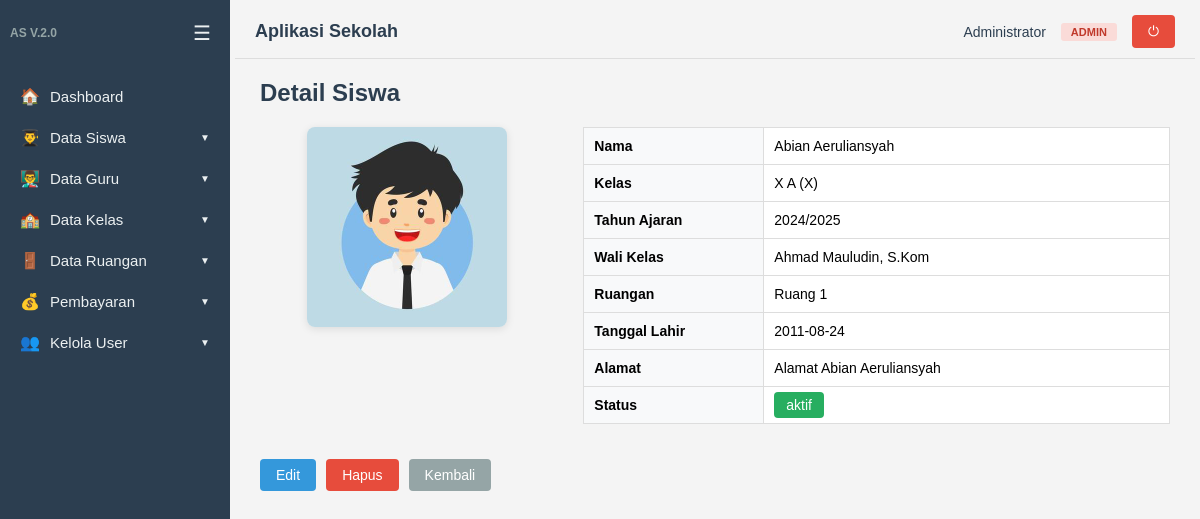
The app's page /siswa/detail.php?id=2 (signed in) with its own data.
### tables this page shows
CREATE TABLE `datakelas` (
  `id_kelas` int(11) NOT NULL,
  `namakelas` varchar(100) NOT NULL,
  `tingkat` enum('X','XI','XII') NOT NULL,
  `tahunajaran` varchar(20) NOT NULL,
  `idguru` int(11) DEFAULT NULL,
  `idsiswa` int(11) DEFAULT NULL,
  `idruang` int(11) DEFAULT NULL
);

CREATE TABLE `datasiswa` (
  `id` int(5) NOT NULL,
  `nama` varchar(50) NOT NULL,
  `status` enum('aktif','tidak aktif') NOT NULL DEFAULT 'aktif',
  `tanggal_lahir` date NOT NULL,
  `alamat` varchar(100) NOT NULL,
  `foto` varchar(100) DEFAULT NULL,
  `id_kelas` int(11) DEFAULT NULL
);

CREATE TABLE `dataguru` (
  `id` int(5) NOT NULL,
  `nama` varchar(50) NOT NULL,
  `nip` varchar(20) NOT NULL,
  `mapel` varchar(50) NOT NULL,
  `alamat` varchar(100) DEFAULT NULL,
  `foto` varchar(100) DEFAULT NULL
);

CREATE TABLE `dataruang` (
  `id_ruang` int(11) NOT NULL,
  `nama_ruang` varchar(100) NOT NULL,
  `kapasitas` int(11) DEFAULT 0,
  `keterangan` text DEFAULT NULL,
  `foto` varchar(100) DEFAULT NULL
);

### auth.php (called while the page is built, shortened)
<?php
if (!function_exists('isLoggedIn')) {
    function isLoggedIn()
    {
        return isset($_SESSION['user_id']);
    }
}
if (!function_exists('hasRole')) {
    function hasRole($roles)
    {
        $userRole = $_SESSION['role'];
        if (is_array($roles)) {
            return in_array($userRole, $roles);
        }
        return $userRole === $roles;
    }
}

### siswa/detail.php (the view, shortened to what this page needs)
<?php
include dirname(__DIR__) . '/auth.php';
$id = isset($_GET['id']) ? (int)$_GET['id'] : 0;
$query = "SELECT s.*, k.namakelas, k.tingkat, k.tahunajaran, g.nama as wali_kelas, r.nama_ruang
          FROM datasiswa s
          LEFT JOIN datakelas k ON s.id_kelas = k.id_kelas
          LEFT JOIN dataguru g ON k.idguru = g.id
          LEFT JOIN dataruang r ON k.idruang = r.id_ruang
          WHERE s.id = $id";
$data = mysqli_query($koneksi, $query);
$siswa = mysqli_fetch_assoc($data);
include dirname(__DIR__) . '/layout/header.php';
?>
<h2>Detail Siswa</h2>
<div style="display: flex; gap: 30px; flex-wrap: wrap; margin-bottom: 20px;">
    <div style="flex: 1; min-width: 200px; text-align: center;">
        <img src="<?= BASE_URL; ?>/uploads/foto_siswa/<?= $siswa['foto'] ?>" width="200" style="border-radius:8px; box-shadow:0 2px 8px rgba(0,0,0,.1);">
    </div>
    <div style="flex: 2; min-width: 300px;">
        <table style="width:100%; border-collapse:collapse;">
            <tr>
                <td style="padding:10px; font-weight:bold; width:180px; background:#f8f9fa;">Nama</td>
                <td style="padding:10px;"><?= htmlspecialchars($siswa['nama']) ?></td>
            </tr>
            <tr>
                <td style="padding:10px; font-weight:bold; background:#f8f9fa;">Kelas</td>
                <td style="padding:10px;"><?= htmlspecialchars($siswa['namakelas'] ?? '-') ?> (<?= htmlspecialchars($siswa['tingkat'] ?? '-') ?>)</td>
            </tr>
            <tr>
                <td style="padding:10px; font-weight:bold; background:#f8f9fa;">Tahun Ajaran</td>
                <td style="padding:10px;"><?= htmlspecialchars($siswa['tahunajaran'] ?? '-') ?></td>
            </tr>
            <tr>
                <td style="padding:10px; font-weight:bold; background:#f8f9fa;">Wali Kelas</td>
                <td style="padding:10px;"><?= htmlspecialchars($siswa['wali_kelas'] ?? '-') ?></td>
            </tr>
            <tr>
                <td style="padding:10px; font-weight:bold; background:#f8f9fa;">Ruangan</td>
                <td style="padding:10px;"><?= htmlspecialchars($siswa['nama_ruang'] ?? '-') ?></td>
            </tr>
            <tr>
                <td style="padding:10px; font-weight:bold; background:#f8f9fa;">Tanggal Lahir</td>
                <td style="padding:10px;"><?= htmlspecialchars($siswa['tanggal_lahir']) ?></td>
            </tr>
            <tr>
                <td style="padding:10px; font-weight:bold; background:#f8f9fa;">Alamat</td>
                <td style="padding:10px;"><?= htmlspecialchars($siswa['alamat']) ?></td>
            </tr>
            <tr>
                <td style="padding:10px; font-weight:bold; background:#f8f9fa;">Status</td>
                <td style="padding:10px;">
                    <span style="padding: 5px 12px; border-radius: 4px; background: <?= $siswa['status'] === 'aktif' ? '#27ae60' : '#e74c3c'; ?>; color: white;">
                        <?= htmlspecialchars($siswa['status']) ?>
                    </span>
                </td>
            </tr>
        </table>
    </div>
</div>
<div style="display: flex; gap: 10px;">
    <?php if (hasRole('admin')): ?>
    <a class="btn" href="edit.php?id=<?= $siswa['id'] ?>">Edit</a>
    <a class="btn btn-danger" href="hapus.php?id=<?= $siswa['id'] ?>" onclick="return confirm('Yakin ingin menghapus?')">Hapus</a>
    <?php endif; ?>
    <a class="btn" href="tampil.php" style="background:#95a5a6;">Kembali</a>
</div>
<?php include dirname(__DIR__) . '/layout/footer.php'; ?>

### layout/header.php (style rules this page uses)
* { box-sizing: border-box; margin: 0; padding: 0; }
body { font-family: Arial, Helvetica, sans-serif; background: #f4f4f4; display: flex; min-height: 100vh; }
h2 { margin-bottom: 20px; color: #2c3e50; }
table { border-collapse: collapse; width: 100%; background: #fff; margin-bottom: 15px; }
table th, table td { border: 1px solid #ddd; padding: 9px 12px; text-align: left; font-size: 14px; }
.btn { display: inline-block; background: #3498db; color: #fff; border: 0; padding: 8px 16px; border-radius: 4px; cursor: pointer; text-decoration: none; font-size: 14px; }
.btn-danger { background: #e74c3c; }

### records on screen
datakelas: datasiswa.foto (picture), datasiswa.nama "Abian Aeruliansyah", namakelas "X A", tingkat "X", tahunajaran "2024/2025", idguru.nama "Ahmad Mauludin, S.Kom", idruang.nama_ruang "Ruang 1", datasiswa.tanggal_lahir "2011-08-24", datasiswa.alamat "Alamat Abian Aeruliansyah", datasiswa.status "aktif"

### other values on screen
$item['icon'] "🏠"
$item['label'] "Dashboard"
$item['icon'] "👨‍🎓"
$item['label'] "Data Siswa"
$item['icon'] "👨‍🏫"
$item['label'] "Data Guru"
$item['icon'] "🏫"
$item['label'] "Data Kelas"
$item['icon'] "🚪"
$item['label'] "Data Ruangan"
$item['icon'] "💰"
$item['label'] "Pembayaran"
$item['icon'] "👥"
$item['label'] "Kelola User"
$user['nama_lengkap'] "Administrator"
